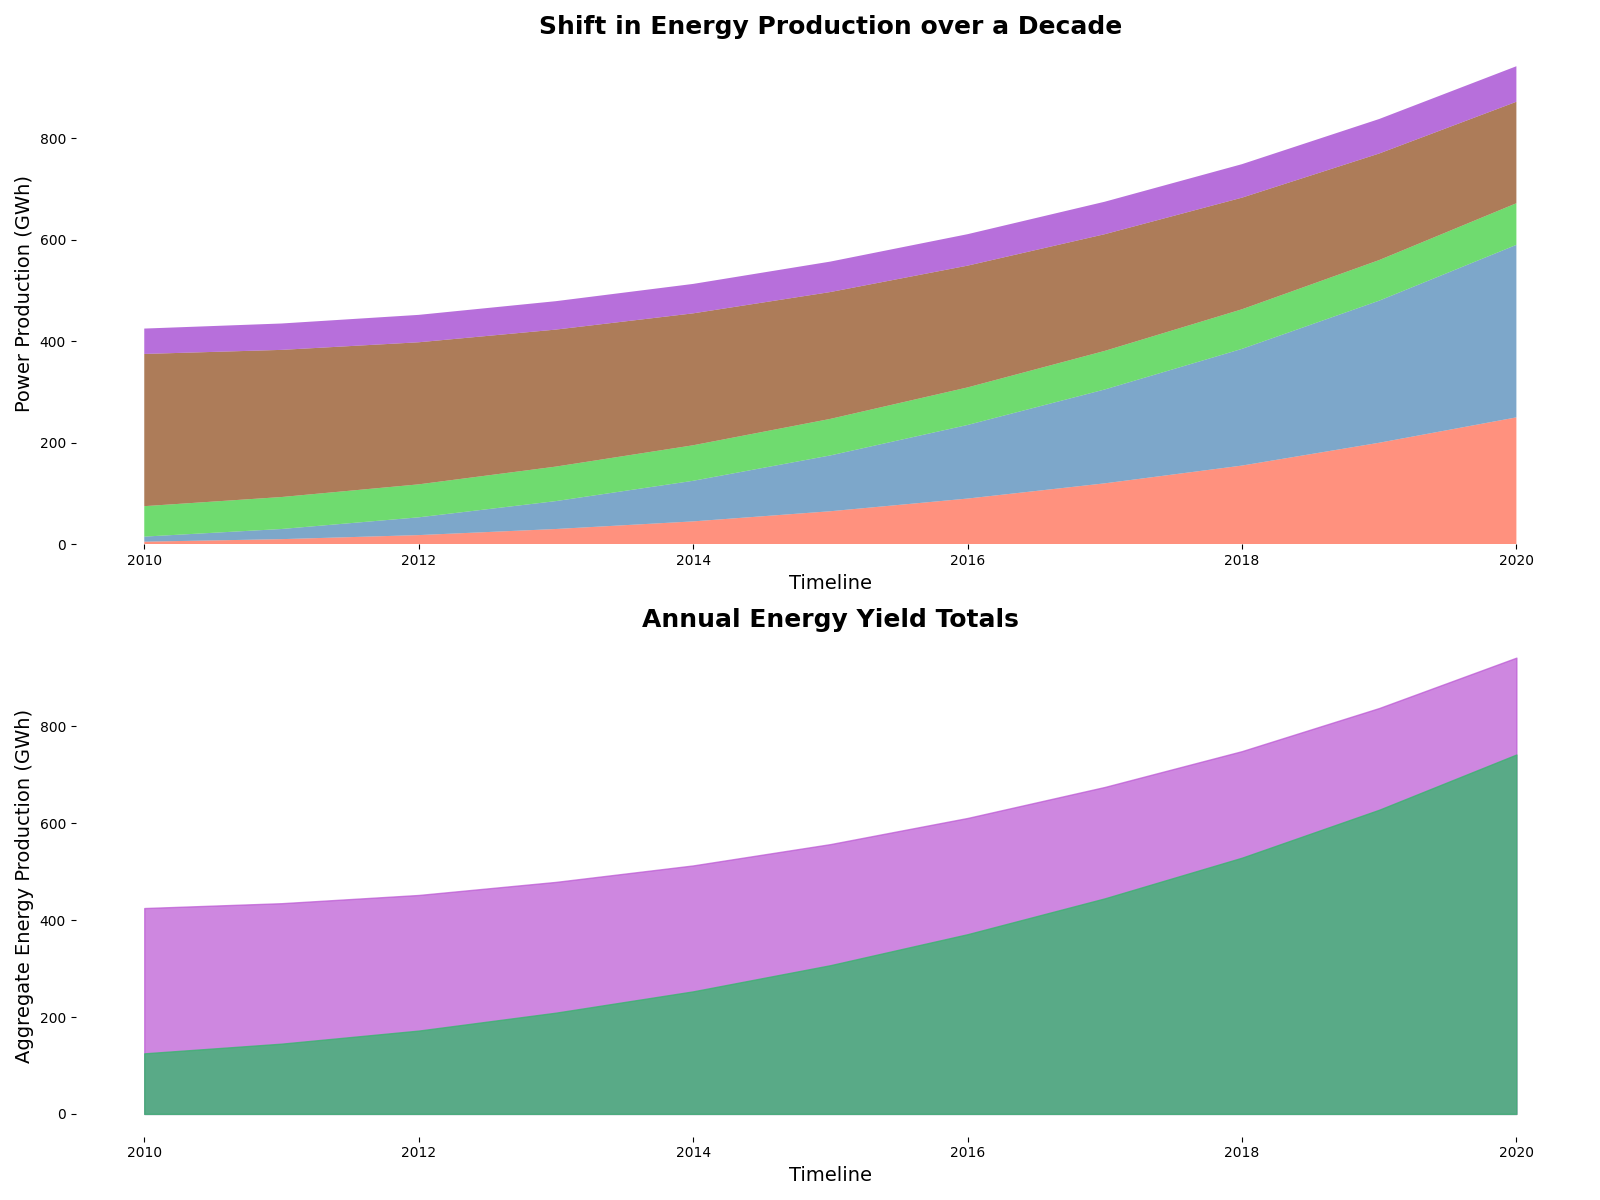

The Python source for this figure:
import matplotlib.pyplot as plt
import numpy as np

years = np.arange(2010, 2021)
solar = np.array([5, 10, 18, 30, 45, 65, 90, 120, 155, 200, 250])
wind = np.array([10, 20, 35, 55, 80, 110, 145, 185, 230, 280, 340])
hydro = np.array([60, 63, 65, 68, 70, 72, 74, 76, 78, 80, 82])
fossil = np.array([300, 290, 280, 270, 260, 250, 240, 230, 220, 210, 200])
nuclear = np.array([50, 52, 54, 56, 58, 60, 62, 64, 66, 68, 70])

renewable = solar + wind + hydro
total = renewable + fossil + nuclear

fig, (ax1, ax2) = plt.subplots(nrows=2, figsize=(16, 12))

ax1.stackplot(
    years, solar, wind, hydro, fossil, nuclear,
    colors=['#FF6347', '#4682B4', '#32CD32', '#8B4513', '#9932CC'], alpha=0.7
)
ax1.set_xlabel('Timeline', fontsize=14)
ax1.set_ylabel('Power Production (GWh)', fontsize=14)
ax1.set_title('Shift in Energy Production over a Decade', fontsize=18, fontweight='bold')
ax1.spines['top'].set_visible(False)
ax1.spines['right'].set_visible(False)
ax1.spines['left'].set_visible(False)
ax1.spines['bottom'].set_visible(False)

ax2.fill_between(years, 0, total, color='mediumorchid', alpha=0.7)
ax2.fill_between(years, 0, renewable + nuclear, color='mediumseaGreen', alpha=0.8)
ax2.set_xlabel('Timeline', fontsize=14)
ax2.set_ylabel('Aggregate Energy Production (GWh)', fontsize=14)
ax2.set_title('Annual Energy Yield Totals', fontsize=18, fontweight='bold')
ax2.spines['top'].set_visible(False)
ax2.spines['right'].set_visible(False)
ax2.spines['left'].set_visible(False)
ax2.spines['bottom'].set_visible(False)

plt.tight_layout()
plt.show()
